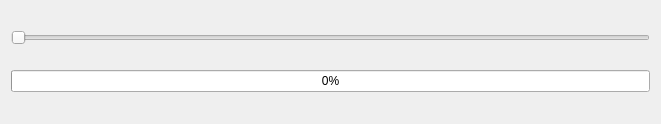
<?xml version="1.0" encoding="UTF-8"?>
<ui version="4.0">
 <class>Widget</class>
 <widget class="QWidget" name="Widget">
  <property name="geometry">
   <rect>
    <x>0</x>
    <y>0</y>
    <width>661</width>
    <height>124</height>
   </rect>
  </property>
  <property name="windowTitle">
   <string>Widget</string>
  </property>
  <layout class="QVBoxLayout" name="verticalLayout">
   <item>
    <widget class="QSlider" name="horizontalSlider">
     <property name="minimum">
      <number>1</number>
     </property>
     <property name="maximum">
      <number>100</number>
     </property>
     <property name="orientation">
      <enum>Qt::Horizontal</enum>
     </property>
    </widget>
   </item>
   <item>
    <widget class="QProgressBar" name="progressBar">
     <property name="minimum">
      <number>1</number>
     </property>
     <property name="value">
      <number>1</number>
     </property>
    </widget>
   </item>
  </layout>
 </widget>
 <resources/>
 <connections/>
</ui>
